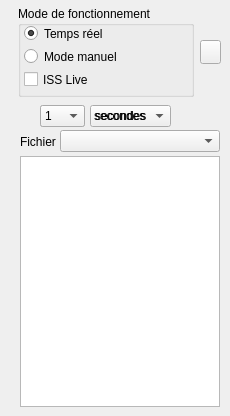
        <widget class="QFrame" name="frameListe">
         <property name="minimumSize">
          <size>
           <width>228</width>
           <height>0</height>
          </size>
         </property>
         <property name="font">
          <font/>
         </property>
         <property name="mouseTracking">
          <bool>true</bool>
         </property>
         <property name="frameShape">
          <enum>QFrame::NoFrame</enum>
         </property>
         <property name="frameShadow">
          <enum>QFrame::Plain</enum>
         </property>
         <widget class="QComboBox" name="valManuel">
          <property name="geometry">
           <rect>
            <x>90</x>
            <y>105</y>
            <width>81</width>
            <height>22</height>
           </rect>
          </property>
          <property name="font">
           <font/>
          </property>
          <property name="mouseTracking">
           <bool>true</bool>
          </property>
          <item>
           <property name="text">
            <string>secondes</string>
           </property>
          </item>
          <item>
           <property name="text">
            <string>minutes</string>
           </property>
          </item>
          <item>
           <property name="text">
            <string>heures</string>
           </property>
          </item>
          <item>
           <property name="text">
            <string>jours</string>
           </property>
          </item>
         </widget>
         <widget class="QGroupBox" name="mode">
          <property name="geometry">
           <rect>
            <x>18</x>
            <y>6</y>
            <width>176</width>
            <height>91</height>
           </rect>
          </property>
          <property name="font">
           <font/>
          </property>
          <property name="mouseTracking">
           <bool>true</bool>
          </property>
          <property name="title">
           <string>Mode de fonctionnement</string>
          </property>
          <widget class="QRadioButton" name="tempsReel">
           <property name="geometry">
            <rect>
             <x>6</x>
             <y>19</y>
             <width>91</width>
             <height>17</height>
            </rect>
           </property>
           <property name="font">
            <font/>
           </property>
           <property name="mouseTracking">
            <bool>true</bool>
           </property>
           <property name="text">
            <string>Temps réel</string>
           </property>
           <property name="checked">
            <bool>true</bool>
           </property>
          </widget>
          <widget class="QRadioButton" name="modeManuel">
           <property name="geometry">
            <rect>
             <x>6</x>
             <y>42</y>
             <width>101</width>
             <height>17</height>
            </rect>
           </property>
           <property name="font">
            <font/>
           </property>
           <property name="mouseTracking">
            <bool>true</bool>
           </property>
           <property name="text">
            <string>Mode manuel</string>
           </property>
          </widget>
          <widget class="QCheckBox" name="mccISS">
           <property name="geometry">
            <rect>
             <x>6</x>
             <y>65</y>
             <width>161</width>
             <height>17</height>
            </rect>
           </property>
           <property name="text">
            <string>ISS Live</string>
           </property>
          </widget>
         </widget>
         <widget class="QLabel" name="secondes">
          <property name="geometry">
           <rect>
            <x>94</x>
            <y>108</y>
            <width>71</width>
            <height>16</height>
           </rect>
          </property>
          <property name="font">
           <font/>
          </property>
          <property name="mouseTracking">
           <bool>true</bool>
          </property>
          <property name="text">
           <string>secondes</string>
          </property>
         </widget>
         <widget class="QComboBox" name="pasManuel">
          <property name="geometry">
           <rect>
            <x>40</x>
            <y>105</y>
            <width>45</width>
            <height>22</height>
           </rect>
          </property>
          <property name="font">
           <font/>
          </property>
          <property name="mouseTracking">
           <bool>true</bool>
          </property>
          <item>
           <property name="text">
            <string>1</string>
           </property>
          </item>
          <item>
           <property name="text">
            <string>5</string>
           </property>
          </item>
          <item>
           <property name="text">
            <string>10</string>
           </property>
          </item>
          <item>
           <property name="text">
            <string>20</string>
           </property>
          </item>
          <item>
           <property name="text">
            <string>30</string>
           </property>
          </item>
          <item>
           <property name="text">
            <string>60</string>
           </property>
          </item>
         </widget>
         <widget class="QLabel" name="lbl_nomFichierTLE">
          <property name="geometry">
           <rect>
            <x>20</x>
            <y>134</y>
            <width>41</width>
            <height>16</height>
           </rect>
          </property>
          <property name="font">
           <font/>
          </property>
          <property name="mouseTracking">
           <bool>true</bool>
          </property>
          <property name="text">
           <string>Fichier :</string>
          </property>
         </widget>
         <widget class="QComboBox" name="pasReel">
          <property name="geometry">
           <rect>
            <x>40</x>
            <y>105</y>
            <width>45</width>
            <height>22</height>
           </rect>
          </property>
          <property name="font">
           <font/>
          </property>
          <property name="mouseTracking">
           <bool>true</bool>
          </property>
          <item>
           <property name="text">
            <string>1</string>
           </property>
          </item>
          <item>
           <property name="text">
            <string>5</string>
           </property>
          </item>
          <item>
           <property name="text">
            <string>10</string>
           </property>
          </item>
          <item>
           <property name="text">
            <string>20</string>
           </property>
          </item>
          <item>
           <property name="text">
            <string>30</string>
           </property>
          </item>
          <item>
           <property name="text">
            <string>60</string>
           </property>
          </item>
         </widget>
         <widget class="QListWidget" name="liste1">
          <property name="geometry">
           <rect>
            <x>20</x>
            <y>156</y>
            <width>200</width>
            <height>251</height>
           </rect>
          </property>
          <property name="font">
           <font/>
          </property>
          <property name="mouseTracking">
           <bool>true</bool>
          </property>
          <property name="contextMenuPolicy">
           <enum>Qt::CustomContextMenu</enum>
          </property>
          <property name="autoFillBackground">
           <bool>true</bool>
          </property>
          <property name="horizontalScrollBarPolicy">
           <enum>Qt::ScrollBarAlwaysOff</enum>
          </property>
          <property name="textElideMode">
           <enum>Qt::ElideNone</enum>
          </property>
          <property name="sortingEnabled">
           <bool>true</bool>
          </property>
         </widget>
         <widget class="QPushButton" name="barreMenu">
          <property name="geometry">
           <rect>
            <x>200</x>
            <y>40</y>
            <width>21</width>
            <height>24</height>
           </rect>
          </property>
          <property name="font">
           <font/>
          </property>
          <property name="mouseTracking">
           <bool>true</bool>
          </property>
          <property name="layoutDirection">
           <enum>Qt::RightToLeft</enum>
          </property>
          <property name="text">
           <string/>
          </property>
          <property name="shortcut">
           <string notr="true"/>
          </property>
         </widget>
         <widget class="QPushButton" name="directHelp">
          <property name="geometry">
           <rect>
            <x>200</x>
            <y>10</y>
            <width>20</width>
            <height>20</height>
           </rect>
          </property>
          <property name="maximumSize">
           <size>
            <width>20</width>
            <height>20</height>
           </size>
          </property>
          <property name="font">
           <font/>
          </property>
          <property name="mouseTracking">
           <bool>true</bool>
          </property>
          <property name="toolTip">
           <string>Aide</string>
          </property>
          <property name="text">
           <string/>
          </property>
          <property name="icon">
           <iconset resource="resources.qrc">
            <normaloff>:/resources/help.png</normaloff>:/resources/help.png</iconset>
          </property>
          <property name="iconSize">
           <size>
            <width>20</width>
            <height>20</height>
           </size>
          </property>
          <property name="flat">
           <bool>true</bool>
          </property>
         </widget>
         <widget class="QComboBox" name="listeFichiersTLE">
          <property name="geometry">
           <rect>
            <x>60</x>
            <y>130</y>
            <width>160</width>
            <height>22</height>
           </rect>
          </property>
          <property name="font">
           <font/>
          </property>
          <property name="mouseTracking">
           <bool>true</bool>
          </property>
         </widget>
         <zorder>valManuel</zorder>
         <zorder>mode</zorder>
         <zorder>secondes</zorder>
         <zorder>pasManuel</zorder>
         <zorder>lbl_nomFichierTLE</zorder>
         <zorder>pasReel</zorder>
         <zorder>barreMenu</zorder>
         <zorder>liste1</zorder>
         <zorder>directHelp</zorder>
         <zorder>listeFichiersTLE</zorder>
        </widget>
